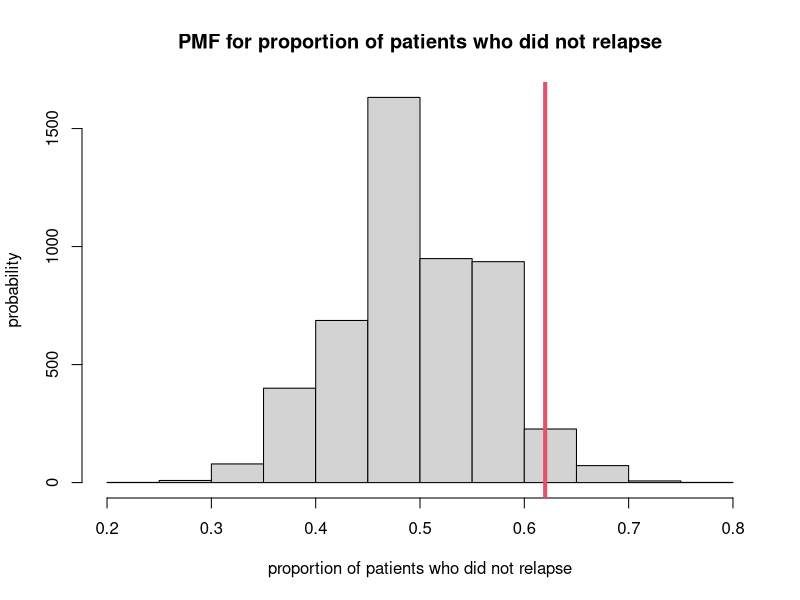
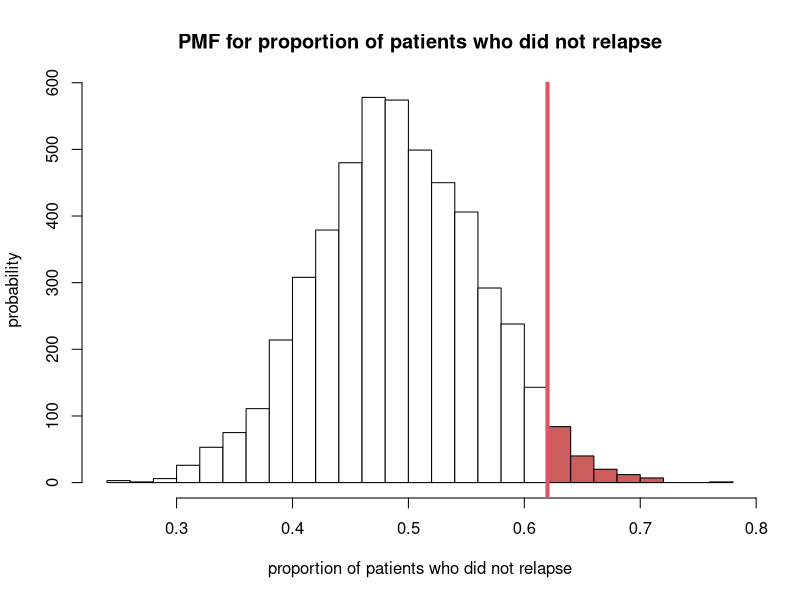
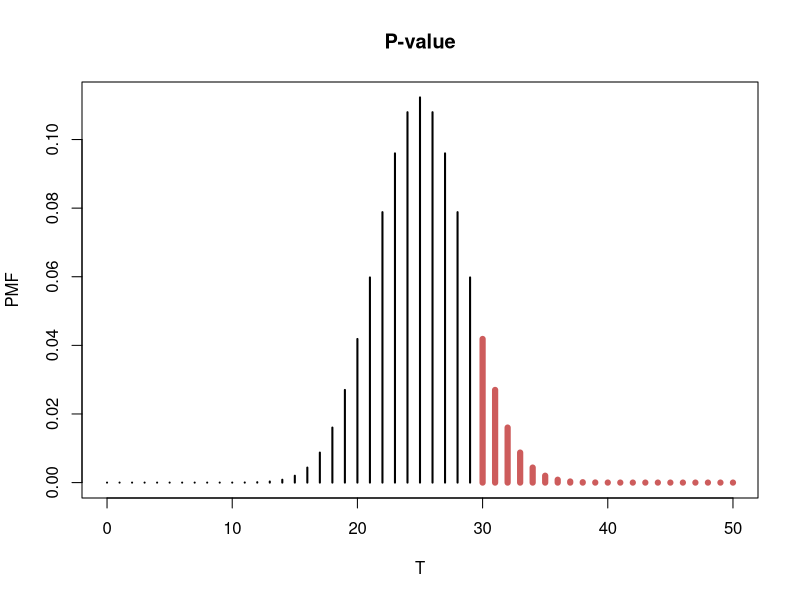

The R source for these figures, in order:
## ---- chunk 1
library(dplyr)
## ---- chunk 2
sampProps <- rbinom(5000, size = 50, prob = 0.5) / 50
## ---- chunk 3
hist(sampProps, 
     xlab = "proportion of patients who did not relapse",
     ylab = "probability",
     main = "PMF for proportion of patients who did not relapse")

abline(v = 0.62, col = 2, lwd = 4)
## ---- chunk 4
h <- hist(sampProps, breaks = 20, plot = FALSE)
ccat <- cut(h$breaks, c(-Inf, 0.61, Inf))

plot(h, col = c("white", "indianred")[ccat],
     xlab = "proportion of patients who did not relapse", 
     ylab = "probability", 
     main = "PMF for proportion of patients who did not relapse")
abline(v = 0.62, col = 2, lwd = 4)
## ---- chunk 5
(result <- 1 - pbinom(30, 50, 0.5) %>% round(3))
## ---- chunk 6
(result <- 1 - pbinom(30, 50, 0.5) %>% round(3))
## ---- chunk 7
plot(0:50, dbinom(0:50, 50, 0.5), col="black", type = "h", lwd = 2, xlab = "T", ylab = "PMF", main = "P-value")
points(30:50, dbinom(30:50, 50, 0.5), type="h", lwd = 6, col = "indianred")
## ---- chunk 8
binom.test(31, 50, p = 0.5, alternative = 'greater')
## ---- chunk 9
dietData <- read.csv('data/dietData.csv', header = T)
dim(dietData)
names(dietData)
dietData %>% head
summary(dietData)
## ---- chunk 10
y <- sum(dietData$x == "positive")
testResults <- binom.test(y, 35, p=0.6) 
testResults$con
